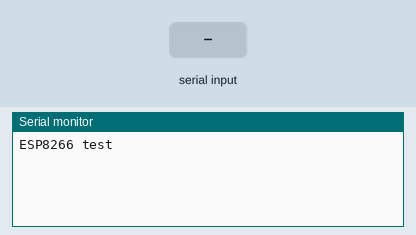
This sketch was run on a simulated Arduino Mega 2560, built with avr-gcc and run on an emulated ATmega2560. On the bench: the last lines printed to the serial monitor. Inputs (shaded band) come from the test bench.

Above: at 1.2 s.
1.3 s: "1" received over the second serial link
At 2.4 s:
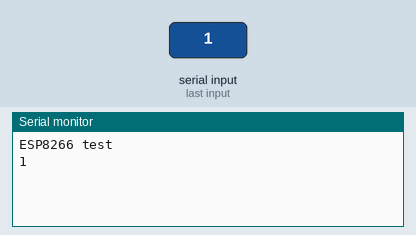
2.8 s: "0" received over the second serial link
At 3.5 s:
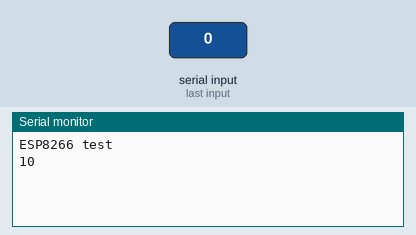

Measured:
- after the input at 1.3 s, the serial monitor: prints a new line at once (image 1)
- after the input at 2.8 s, the serial monitor: prints a new line at once (image 2)

The sketch:

ESP8266MegaSerialMoniotor.ino
```cpp
void setup()
{
  Serial2.begin(9600);
  Serial.begin(115200);
  Serial.println("\nESP8266 test");
}

void loop()
{
  while(Serial2.available()) Serial.write(Serial2.read());
  while(Serial.available())  Serial2.write(Serial.read());
}
```
